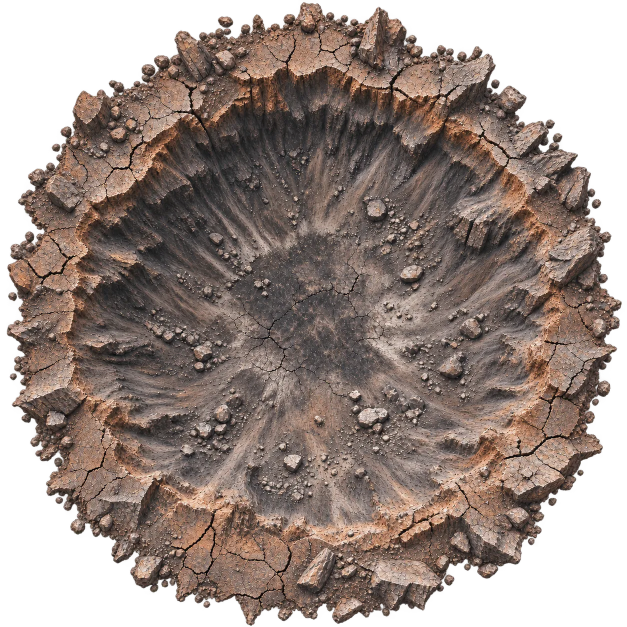
#> input picture art/crater/crater_blast.webp, 1254 x 1254 px (shown at 1/2 size); the run also reads 1 picture not shown here
$ python import_crater.py
#> lines starting #> are read from the running program, lines starting #| are printed output that depends on the picture; after the words box and inside, x2 and y2 are one past the last pixel; in counts of white or black regions, pixels touching at a corner belong together
"""The crater's skin, from the painting of it (art/crater/crater_blast.webp), for src/fps/crater.js:

  assets/textures/crater/skin.webp    the painting, its colour bled out under the alpha (so no dark fringe)
  assets/textures/crater/normal.webp  its relief, read off its brightness
  assets/textures/crater/glow.webp    its cracks about the middle, to burn green
  assets/textures/crater/rock.webp    a seamless tile of cracked plates and scales, in its colours: the 3D rocks' skin
  assets/textures/crater/rock_n.webp  that tile's relief
  assets/textures/crater/grain.webp   fine grey grain, for the ground up close
  assets/textures/crater/crystal.webp, crystal_glow.webp   the crystals' glass (art/crater/crystal_green.webp) and its veins

and prints what crater.js needs to lie the bowl under it: the painting's middle, and how far out the
rim runs at each angle (RIM_PX).   python tools/world/import_crater.py
"""
import os
import numpy as np
from PIL import Image, ImageFilter
from scipy.ndimage import gaussian_filter
from scipy.spatial import cKDTree

ROOT = os.path.dirname(os.path.dirname(os.path.dirname(os.path.abspath(__file__))))
SRC = os.path.join(ROOT, 'art', 'crater', 'crater_blast.webp')
OUT = os.path.join(ROOT, 'assets', 'textures', 'crater')
os.makedirs(OUT, exist_ok=True)


def blur(a, r):
    """A float array gaussian-blurred, each channel on its own."""
    return gaussian_filter(a, (r, r, 0) if a.ndim == 3 else r)


def normals(h, strength, wrap=False):
    """A tangent-space normal map (RGB bytes) from a height field."""
    mode = 'wrap' if wrap else 'edge'
    p = np.pad(h, 1, mode=mode)
    dx = (p[1:-1, 2:] - p[1:-1, :-2]) * strength
    dy = (p[2:, 1:-1] - p[:-2, 1:-1]) * strength
    l = np.sqrt(dx * dx + dy * dy + 1)
    return np.uint8(np.clip(np.stack([-dx / l, dy / l, 1 / l], -1) * 0.5 + 0.5, 0, 1) * 255 + 0.5)


im = np.asarray(Image.open(SRC).convert('RGBA')).astype(np.float32) / 255
rgb, alpha = im[..., :3], im[..., 3]
S = im.shape[0]
#> S = 1254

# ---- colour bled out under the alpha, widest blur first, so mips and alpha-test show no fringe
solid = (alpha > 0.5).astype(np.float32)
#> solid: shape (1254, 1254) float32; values 0 (black) and 1 (white), 73.4% white; 9 black regions (3 under 20 px), largest, box (x1, y1, x2, y2) and area: (0, 0, 1254, 1254) 417604, (808, 78, 818, 91) 55, (760, 1208, 768, 1218) 51, (238, 185, 245, 190) 26, (889, 103, 893, 111) 22, (1191, 770, 1196, 778) 22
bled = rgb * solid[..., None]
w = solid.copy()
for r in (2, 5, 12, 30):
    c, k = blur(rgb * solid[..., None], r), blur(solid, r)
    fill = c / np.maximum(k, 1e-4)[..., None]
    bled = np.where((w < 0.5)[..., None] & (k > 0.002)[..., None], fill, bled)
    w = np.maximum(w, (k > 0.002).astype(np.float32))
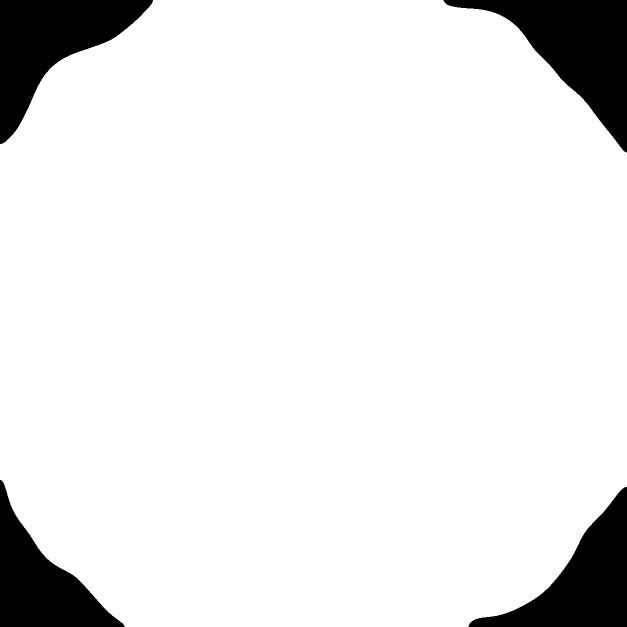
#> w: shape (1254, 1254) float32 (shown at 1/2 size); values 0 (black) and 1 (white), 90.6% white; 4 black regions, box (x1, y1, x2, y2) and area: (887, 0, 1254, 305) 42866, (0, 0, 306, 288) 38794, (937, 974, 1254, 1254) 34854, (0, 960, 249, 1254) 30944
bled = np.where((w < 0.5)[..., None], rgb[solid > 0.5].mean(0), bled)
Image.fromarray(np.uint8(np.clip(np.dstack([bled, alpha]), 0, 1) * 255 + 0.5), 'RGBA').save(os.path.join(OUT, 'skin.webp'), quality=92, exact=True, method=5)

# ---- relief
L = bled @ np.array([0.3, 0.55, 0.15])
fine = L - blur(L, 26)   # (the painted light's broad sweep isn't relief)
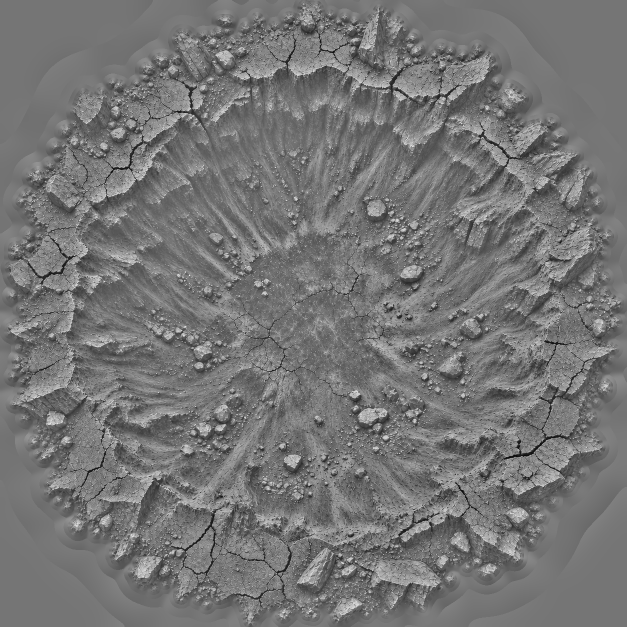
#> fine: shape (1254, 1254) float64 (shown at 1/2 size); min -0.57, max 0.665, mean 1.49e-16; drawn with min black and max white
Image.fromarray(normals(blur(fine, 0.7), 3.2)).save(os.path.join(OUT, 'normal.webp'), quality=85, method=5)
#> in normals, `mode = 'wrap' if wrap else 'edge'`: mode = 'edge'

# ---- the middle and the rim: the bright orange lip, at each angle, about a fitted middle
orange = blur((bled[..., 0] - bled[..., 2]) * solid, 7)
#> in blur (call 11), `return gaussian_filter(a, (r, r, 0) if a.ndim == 3 else r)`:
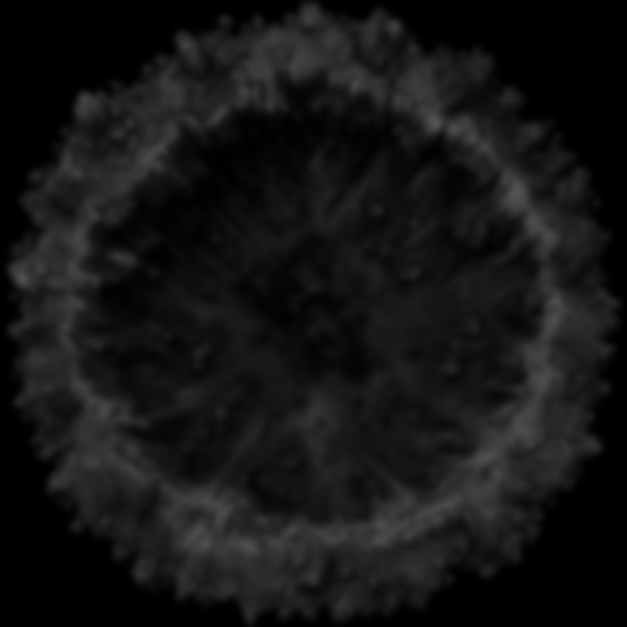
#> returned value: shape (1254, 1254) float32 (shown at 1/2 size); min 0, max 0.33, mean 0.0822
cx, cy = S / 2, S / 2
#> cx = 627; cy = 627
RIM_N = 48
yy, xx = np.indices((S, S))
for _ in range(4):
    radii, px = [], []
    for i in range(RIM_N):
        a = i / RIM_N * 2 * np.pi
        rs = np.arange(370, 545)
        s = [np.mean([orange[int(cy + np.sin(a + d) * r), int(cx + np.cos(a + d) * r)] for d in (-0.05, 0, 0.05)]) for r in rs]
        r = rs[int(np.argmax(s))]
        radii.append(r)
        px.append((cx + np.cos(a) * r, cy + np.sin(a) * r))
    px = np.array(px)
    cx, cy = px.mean(0)
radii = np.array(radii, dtype=np.float32)
#> radii = 48 values, max 511 at index 15, min 438 at index 16, mean 474.8
# (a lone wild pick at one angle is a crack or a fallen plate: take the middle of its neighbours')
med = np.array([np.median(np.take(radii, range(i - 2, i + 3), mode='wrap')) for i in range(RIM_N)])
#> med = 48 values, max 492 at index 34, min 449 at index 31, mean 474.8
rim = (np.roll(med, 1) + 2 * med + np.roll(med, -1)) / 4
#> rim = 48 values, max 490.5 at index 34, min 451.5 at index 31, mean 474.8
print(f'middle: ({cx:.1f}, {cy:.1f}) of {S}; rim mean {rim.mean():.0f} px, {rim.min():.0f} to {rim.max():.0f}')
#| middle: (621.9, 622.2) of 1254; rim mean 475 px, 452 to 490
print('RIM_PX = [' + ', '.join(f'{v:.0f}' for v in rim) + ']')
#> (printed output is left out)
yy, xx = np.indices((S, S))
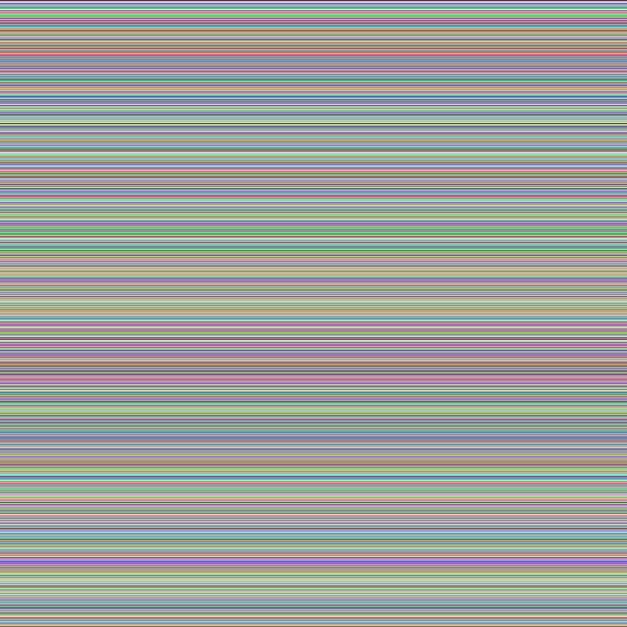
#> yy: shape (1254, 1254) int64 (shown at 1/2 size); 1254 distinct labels, from 0 to 1253; one colour per label, 0 black
d = np.hypot(xx - cx, yy - cy)
print(f'alpha: half gone at r = {next(R for R in range(300, 700, 5) if alpha[(d >= R) & (d < R + 5)].mean() < 0.5)} px')
#| alpha: half gone at r = 605 px

# ---- the cracks about the middle, to burn (the thin dark lines only, not the shade round a stone)
crack = np.clip((blur(L, 3.5) - L) / 0.2 - 0.25, 0, 1) ** 1.5 * np.clip((0.3 - blur(L, 3.5)) / 0.12 + 1, 0, 1)
core = np.clip((300 - d) / 150, 0, 1)
glow = blur(crack * core * core * solid, 0.6)
Image.fromarray(np.uint8(np.clip(glow * 1.8, 0, 1) * 255 + 0.5), 'L').save(os.path.join(OUT, 'glow.webp'), quality=80, method=5)


# ---- the rocks' skin, in the painting's colours: cracked plates over fine scales. The painting has a
# couple of dozen pixels a metre, too soft to wrap a stone in, so it's grown the same way, seamless
def worley(n, cells, seed):
    """F1 and F2 (distance to the nearest two of `cells` seeds, in cell widths) on a repeating n x n."""
#> called with n = 512, cells = 4, seed = 11
    rng = np.random.default_rng(seed)
    pts = rng.random((cells * cells, 2)) * n
#> pts = 16 rows, first 8: [65.83, 255.6], [308, 14.69], [75.74, 475.2], [36.06, 66.44], [485.5, 318.4], [188.9, 261.8], [339.4, 141], [70.64, 403.5]
    t = cKDTree(pts, boxsize=n)
    yy, xx = np.indices((n, n), dtype=np.float32)
#> yy: shape (512, 512) float32
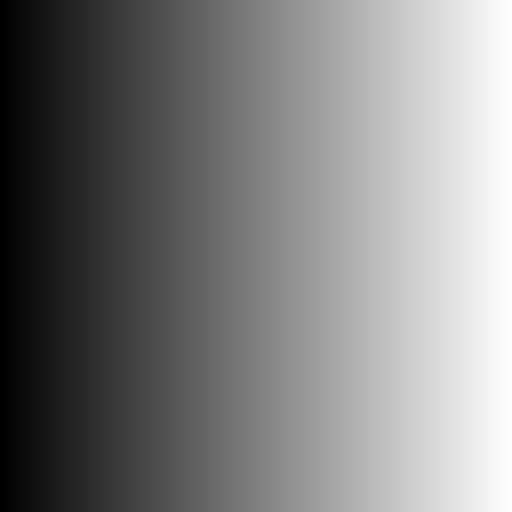
#> xx: shape (512, 512) float32; min 0, max 511, mean 255.5; drawn with min black and max white
    dist, _ = t.query(np.stack([xx.ravel(), yy.ravel()], -1), k=2, workers=2)
#> dist = 262144 pairs, first value 0.106 to 139.4, second value 21.02 to 189.2
    return (dist[:, 0].reshape(n, n) * cells / n, dist[:, 1].reshape(n, n) * cells / n)


def wrapnoise(n, r, seed):
    """Smooth noise, -1..1 about nothing much, repeating."""
#> called with n = 512, r = 14, seed = 1
    a = gaussian_filter(np.random.default_rng(seed).random((n, n)), r, mode='wrap')
    return (a - a.mean()) / (a.std() * 2.5)
#> returned value: shape (512, 512) float64


N = 512
plates = worley(N, 4, 11)
wx, wy = wrapnoise(N, 14, 1) * 0.3, wrapnoise(N, 14, 2) * 0.3
crackline = np.clip(1 - (plates[1] - plates[0]) / 0.022, 0, 1) ** 1.5
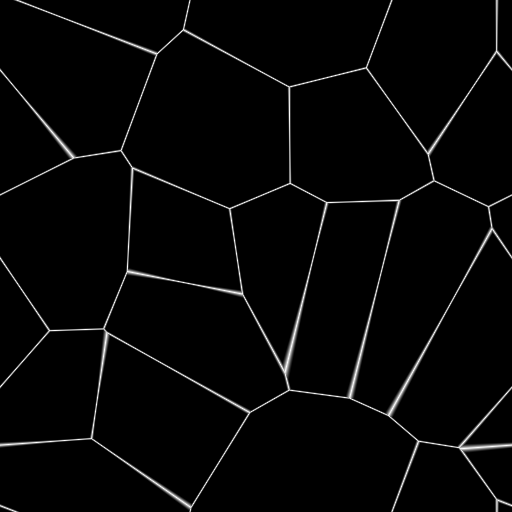
#> crackline: shape (512, 512) float64; min 0, max 1, mean 0.0247
scales = worley(N, 15, 12)
scale = np.clip((scales[1] - scales[0]) / 0.32, 0, 1) ** 0.7   # (0 at a scale's edge)
grit = wrapnoise(N, 0.8, 3)
dust = wrapnoise(N, 22, 4) * 0.5 + 0.5                  # (paler dust here, rust there)
#> call 4 of wrapnoise, with n = 512, r = 22, seed = 4
#> in wrapnoise (call 4), `return (a - a.mean()) / (a.std() * 2.5)`:
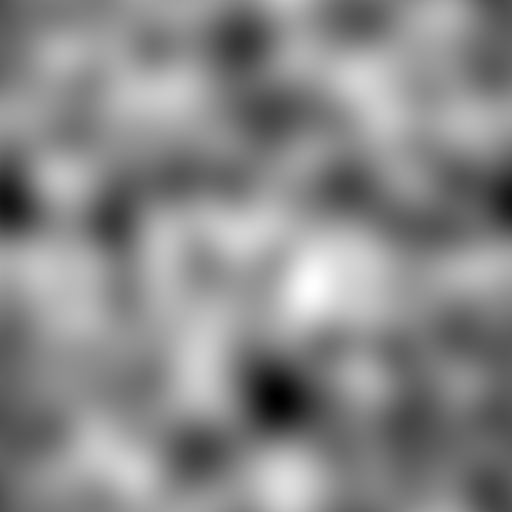
#> returned value: shape (512, 512) float64; min -1.47, max 1.26, mean -2.25e-15; drawn with min black and max white
TAN, PALE, RUST, DARK = (np.array(c, np.float32) / 255 for c in ((120, 104, 95), (168, 152, 142), (150, 108, 84), (34, 27, 25)))
#> TAN = [0.471, 0.408, 0.373]; PALE = [0.659, 0.596, 0.557]; RUST = [0.588, 0.424, 0.329]; DARK = [0.133, 0.106, 0.098]
col = TAN + (PALE - TAN) * np.clip(dust, 0, 1)[..., None] * 0.7 + (RUST - TAN) * np.clip(wrapnoise(N, 40, 5) * 0.8 + 0.1, 0, 1)[..., None]
col = col * (0.84 + 0.2 * gaussian_filter(scale, 1.5, mode='wrap') + 0.14 * grit)[..., None]
col = col + (DARK - col) * crackline[..., None] * 0.8
Image.fromarray(np.uint8(np.clip(col, 0, 1) * 255 + 0.5)).save(os.path.join(OUT, 'rock.webp'), quality=88, method=5)
height = scale * 1.1 + grit * 0.14 - crackline * 1.6
Image.fromarray(normals(gaussian_filter(height, 0.7, mode='wrap'), 1.7, wrap=True)).save(os.path.join(OUT, 'rock_n.webp'), quality=85, method=5)

# ---- fine grain for the ground underfoot, where the painting alone would blur (grey, 0.5 = no change)
fine1 = worley(N, 26, 13)
grain = 0.5 + 0.2 * (np.clip((fine1[1] - fine1[0]) / 0.5, 0, 1) - 0.65) + 0.14 * wrapnoise(N, 1.1, 6) + 0.08 * wrapnoise(N, 5, 7)
Image.fromarray(np.uint8(np.clip(grain, 0, 1) * 255 + 0.5), 'L').save(os.path.join(OUT, 'grain.webp'), quality=82, method=5)

# ---- the crystals' glass (art/crater/crystal_green.webp), and the bright veins in it, to burn
cr = Image.open(os.path.join(ROOT, 'art', 'crater', 'crystal_green.webp')).convert('RGB').resize((1024, 683), Image.LANCZOS)
cr.save(os.path.join(OUT, 'crystal.webp'), quality=86, method=5)
g = np.asarray(cr).astype(np.float32) / 255
lit = g[..., 1] * 0.75 + g[..., 0] * 0.25
veins = np.clip((lit - 0.5) / 0.42, 0, 1) ** 1.8
Image.fromarray(np.uint8(veins * 255 + 0.5), 'L').save(os.path.join(OUT, 'crystal_glow.webp'), quality=82, method=5)

for f in sorted(os.listdir(OUT)):
    print(f, os.path.getsize(os.path.join(OUT, f)) // 1024, 'KiB')
